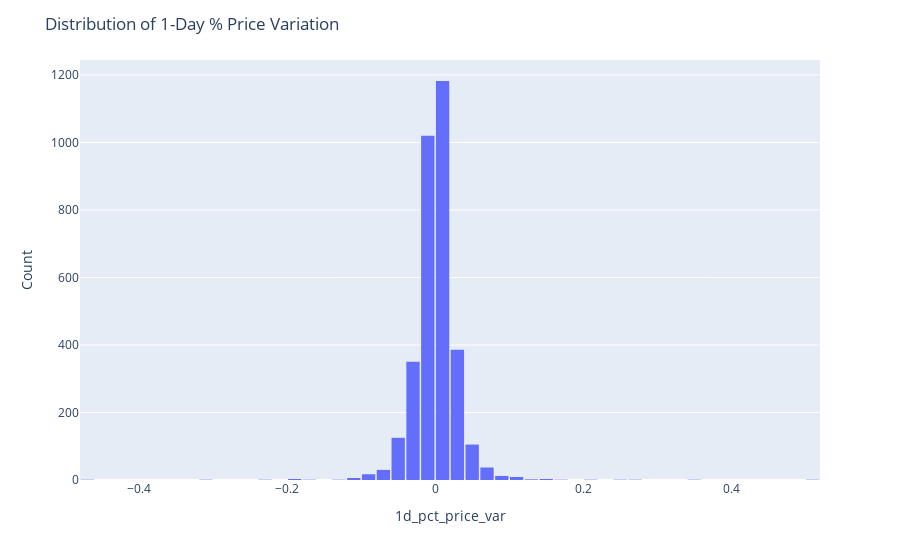

Here is the notebook cell this chart was saved with:
### Markdown cell above
# Train - test separation and target variable discretization

### Code cell
import plotly.express as px

fig = px.histogram(df_dataset, x="1d_pct_price_var", nbins=50)
fig.update_layout(
    title="Distribution of 1-Day % Price Variation",
    xaxis_title="1d_pct_price_var",
    yaxis_title="Count",
    bargap=0.1
)
fig.show()

### Figure 1 — Plotly figure (JSON) as saved in the notebook; plotly's stock layout.template omitted (floating-point values rounded to 4 significant figures; data arrays with more than 128 entries replaced by an {"elided": "..."} marker saying what was removed)
{"data": [{"alignmentgroup": "True", "bingroup": "x", "hovertemplate": "1d_pct_price_var=%{x}<br>count=%{y}<extra></extra>", "legendgroup": "", "marker": {"color": "#636efa", "pattern": {"shape": ""}}, "name": "", "nbinsx": 50, "offsetgroup": "", "orientation": "v", "showlegend": false, "type": "histogram", "x": {"elided": "3298 float values"}, "xaxis": "x", "yaxis": "y"}], "layout": {"bargap": 0.1, "barmode": "relative", "legend": {"tracegroupgap": 0}, "margin": {"t": 60}, "title": {"text": "Distribution of 1-Day % Price Variation"}, "xaxis": {"anchor": "y", "domain": [0, 1], "title": {"text": "1d_pct_price_var"}}, "yaxis": {"anchor": "x", "domain": [0, 1], "title": {"text": "Count"}}}}
